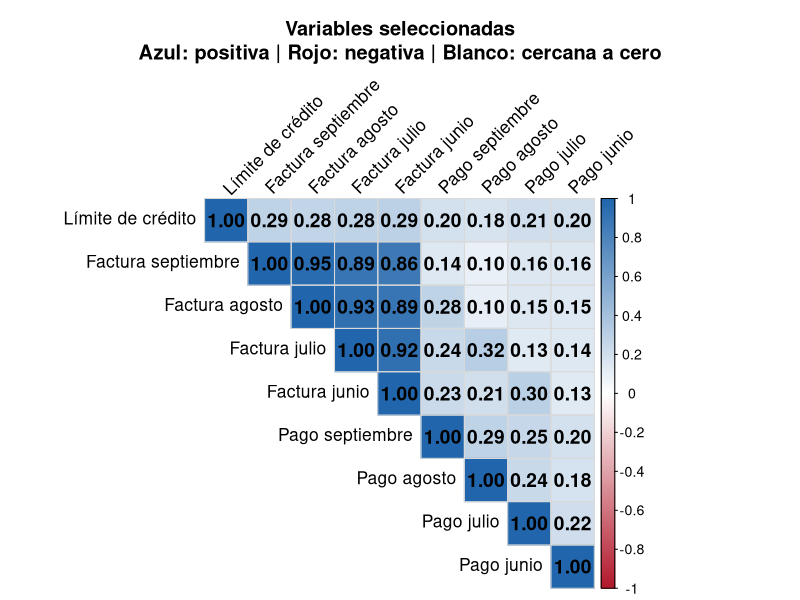
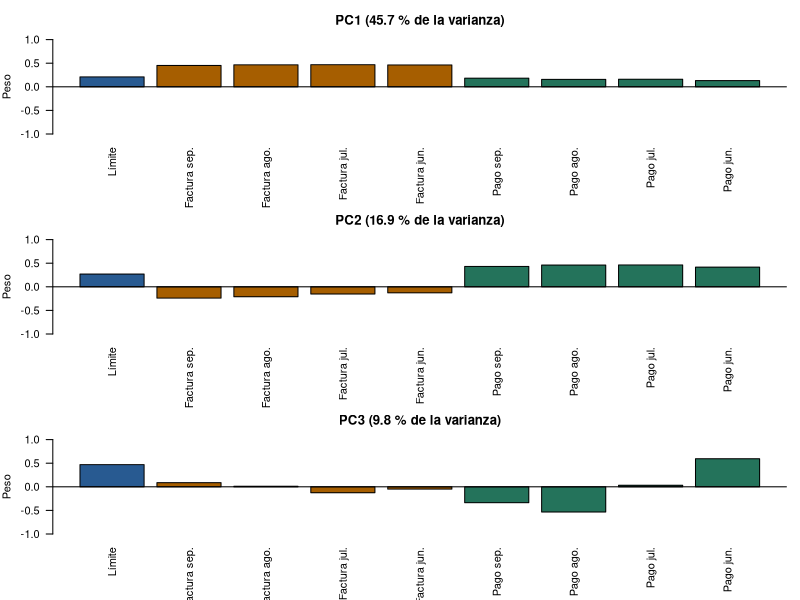
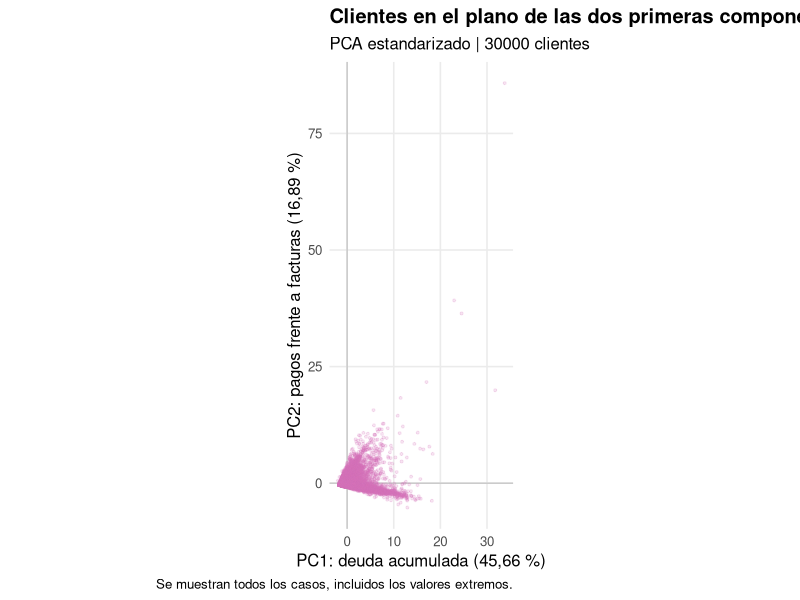
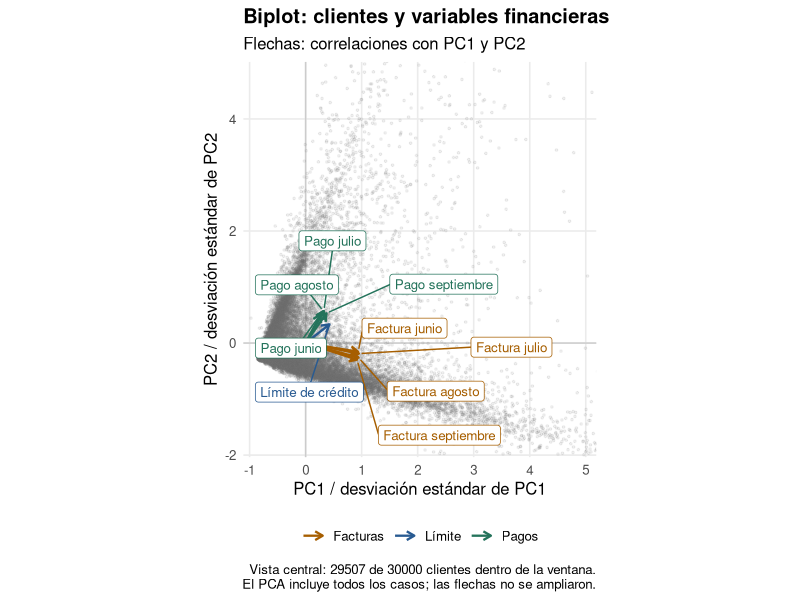
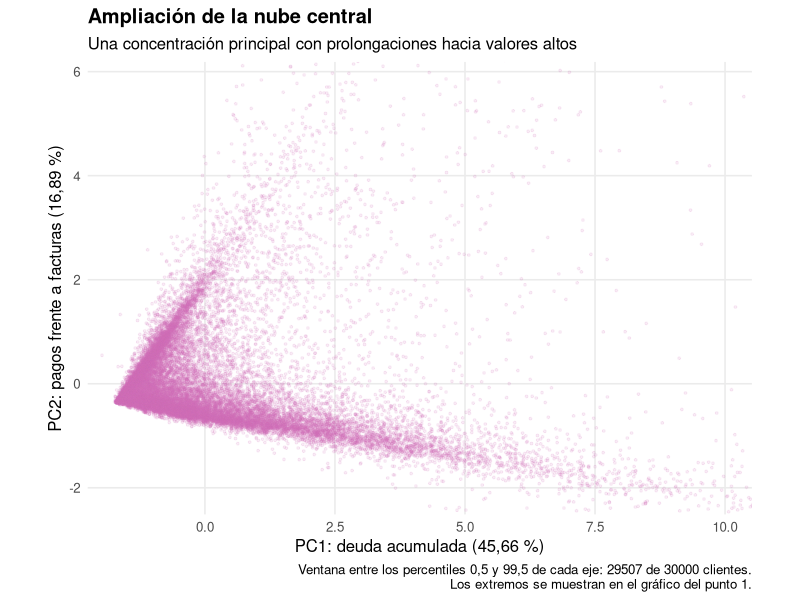

Write R code to recreate these figures, in order.
## ---- chunk 1
knitr::opts_chunk$set(echo = TRUE, warning = FALSE, message = FALSE)
## ---- chunk 2
paquetes <- c(
  "readr",
  "corrplot",
  "dplyr",
  "rlang",
  "here",
  "readxl",
  "ragg",
  "kableExtra",
  "tidyr",
  "ggplot2",
  "ggrepel"
)

paquetes_faltantes <- paquetes[!paquetes %in% rownames(installed.packages())]

if (length(paquetes_faltantes) > 0) {
  install.packages(paquetes_faltantes)
}

# Esto es lo que faltaba: cargar los paquetes
invisible(lapply(paquetes, library, character.only = TRUE))
## ---- chunk 3
datos_credit <- read_csv(here("DATASET", "datos_credit.csv"))

variables_seleccionadas <- c(
  "LIMIT_BAL",
  paste0("BILL_AMT", 1:4),
  paste0("PAY_AMT", 1:4)
)

datos_sin_estandarizar <- as.data.frame(
  datos_credit[, variables_seleccionadas]
)

# Conservar las mismas observaciones para ambos análisis.
datos_sin_estandarizar <- datos_sin_estandarizar[
  complete.cases(datos_sin_estandarizar),
  ,
  drop = FALSE
]

datos_estandarizados <- as.data.frame(
  scale(datos_sin_estandarizar, center = TRUE, scale = TRUE)
)

pca_sin_estandarizar <- prcomp(
  datos_sin_estandarizar,
  center = TRUE,
  scale. = FALSE
)

pca_estandarizado <- prcomp(
  datos_estandarizados,
  center = TRUE,
  scale. = FALSE
)
## ---- chunk 4

library(dplyr)
library(corrplot)

# Se parte de la base depurada datos_credit.
# EDUCATION se reserva para caracterizar perfiles por ser categórica.
variables_pca <- c(
  "LIMIT_BAL",
  paste0("BILL_AMT", 1:4),
  paste0("PAY_AMT", 1:4)
)

datos_pca <- datos_credit %>%
  select(all_of(variables_pca))

matriz_cor <- cor(
  datos_pca,
  method = "pearson",
  use = "complete.obs"
)

etiquetas <- c(
  "Límite de crédito",
  "Factura septiembre", "Factura agosto",
  "Factura julio", "Factura junio",
  "Pago septiembre", "Pago agosto",
  "Pago julio", "Pago junio"
)

dimnames(matriz_cor) <- list(etiquetas, etiquetas)

corrplot(
  matriz_cor,
  method = "color",
  type = "upper",
  diag = TRUE,
  order = "original",
  col = colorRampPalette(c("#B2182B", "#FFFFFF", "#2166AC"))(200),
  col.lim = c(-1, 1),
  addCoef.col = "black",
  number.cex = 1.15,
  number.digits = 2,
  tl.col = "black",
  tl.cex = 1.05,
  tl.srt = 45,
  cl.cex = 0.85,
  addgrid.col = "grey85",
  mar = c(0, 0, 4, 0),
  title = paste(
    "Variables seleccionadas",
    "Azul: positiva | Rojo: negativa | Blanco: cercana a cero",
    sep = "\n"
  )
)
## ---- chunk 5
library(dplyr)
library(tidyr)
library(knitr)
library(kableExtra)

variables_seleccionadas <- c(
  "LIMIT_BAL",
  paste0("BILL_AMT", 1:4),
  paste0("PAY_AMT", 1:4)
)

tabla_escalas <- datos_credit %>%
  select(all_of(variables_seleccionadas)) %>%
  pivot_longer(
    everything(),
    names_to = "Variable",
    values_to = "Valor"
  ) %>%
  group_by(Variable) %>%
  summarise(
    Minimo = min(Valor, na.rm = TRUE),
    Maximo = max(Valor, na.rm = TRUE),
    Amplitud = Maximo - Minimo,
    Media = mean(Valor, na.rm = TRUE),
    Mediana = median(Valor, na.rm = TRUE),
    Desviacion = sd(Valor, na.rm = TRUE),
    .groups = "drop"
  ) %>%
  mutate(Variable = factor(Variable, levels = variables_seleccionadas)) %>%
  arrange(Variable) %>%
  mutate(
    Variable = c(
      "LIMIT_BAL · Límite de crédito",
      "BILL_AMT1 · Septiembre",
      "BILL_AMT2 · Agosto",
      "BILL_AMT3 · Julio",
      "BILL_AMT4 · Junio",
      "PAY_AMT1 · Septiembre",
      "PAY_AMT2 · Agosto",
      "PAY_AMT3 · Julio",
      "PAY_AMT4 · Junio"
    )
  )

tabla_escalas %>%
  kable(
    format = "html",
    caption = "NTD: nuevos dólares taiwaneses. Amplitud = máximo − mínimo.",
    col.names = c(
      "Variable / mes", "Mínimo", "Máximo", "Amplitud",
      "Media", "Mediana", "Desviación estándar"
    ),
    digits = 2,
    format.args = list(big.mark = ".", decimal.mark = ","),
    align = c("l", rep("r", 6))
  ) %>%
  kable_styling(
    bootstrap_options = c("hover", "responsive"),
    full_width = TRUE,
    font_size = 15
  ) %>%
  row_spec(0, bold = TRUE, color = "white", background = "#243447") %>%
  row_spec(1, background = "#E8EFFA", color = "#17365D") %>%
  row_spec(2:5, background = "#FFF1DE", color = "#754000") %>%
  row_spec(6:9, background = "#E5F3EE", color = "#175541") %>%
  column_spec(1, bold = TRUE, width = "6cm") %>%
  pack_rows(
    "LÍMITE DE CRÉDITO · Cupo otorgado",
    1, 1,
    label_row_css = "background-color: #285A91; color: white; font-weight: bold;",
    indent = FALSE
  ) %>%
  pack_rows(
    "FACTURACIÓN · Montos de los estados de cuenta",
    2, 5,
    label_row_css = "background-color: #A65E00; color: white; font-weight: bold;",
    indent = FALSE
  ) %>%
  pack_rows(
    "PAGOS · Montos efectivamente pagados",
    6, 9,
    label_row_css = "background-color: #24735B; color: white; font-weight: bold;",
    indent = FALSE
  ) %>%
  footnote(
    general = c(
      "NT$: nuevos dólares taiwaneses. Amplitud = máximo − mínimo.",
      "Desviación estándar: dispersión de los valores alrededor de la media.",
      "Aunque todas las variables comparten unidad monetaria, sus magnitudes y dispersiones son diferentes."
    ),
    general_title = "Nota: ",
    footnote_as_chunk = TRUE
  )
## ---- chunk 6
library(dplyr)

variables_seleccionadas <- c(
  "LIMIT_BAL",
  paste0("BILL_AMT", 1:4),
  paste0("PAY_AMT", 1:4)
)

# Grupo 1: variables originales, sin estandarizar (NT$).
datos_sin_estandarizar <- datos_credit %>%
  select(all_of(variables_seleccionadas))

# Grupo 2: variables estandarizadas.
# A cada valor se le resta la media y se divide por la desviación estándar.
# Cada columna queda con media 0 y desviación estándar 1, sin unidad.
datos_estandarizados <- datos_sin_estandarizar %>%
  scale(center = TRUE, scale = TRUE) %>%
  as.data.frame()

# Ambos grupos conservan las mismas filas y el mismo orden de variables.
# EDUCATION queda fuera porque es categórica.
## ---- chunk 7
library(knitr)
library(kableExtra)

crear_tabla_pca <- function(modelo, titulo, color) {

  varianza <- modelo$sdev^2
  porcentaje <- 100 * varianza / sum(varianza)
  contribuciones <- 100 * t(modelo$rotation^2)

  tabla <- data.frame(
    Componente = colnames(modelo$rotation),
    Individual = porcentaje,
    Acumulada = cumsum(porcentaje),
    contribuciones,
    check.names = FALSE
  )

  tabla %>%
    kable(
      format = "html",
      caption = titulo,
      row.names = FALSE,
      col.names = c(
        "PC", "Indiv.", "Acum.", "Cupo",
        "Sep.", "Ago.", "Jul.", "Jun.",
        "Sep.", "Ago.", "Jul.", "Jun."
      ),
      digits = 2,
      format.args = list(decimal.mark = ","),
      align = c("c", rep("r", 11)),
      table.attr = paste0(
        'style="width:100%; table-layout:fixed;',
        'margin-bottom:30px;"'
      )
    ) %>%
    kable_styling(
      bootstrap_options = c("hover", "condensed"),
      full_width = TRUE,
      font_size = 12
    ) %>%
    add_header_above(
      c(
        " " = 1,
        "Varianza (%)" = 2,
        "Límite" = 1,
        "Facturas · Contribución (%)" = 4,
        "Pagos · Contribución (%)" = 4
      ),
      bold = TRUE,
      color = "white",
      background = color
    ) %>%
    column_spec(1, bold = TRUE) %>%
    column_spec(2:3, background = "#F1F4F8") %>%
    column_spec(4, background = "#E8EFFA") %>%
    column_spec(5:8, background = "#FFF1DE") %>%
    column_spec(9:12, background = "#E5F3EE")
}

tabla_original <- crear_tabla_pca(
  pca_sin_estandarizar,
  "PCA sin estandarizar",
  "#A65E00"
)

tabla_estandarizada <- crear_tabla_pca(
  pca_estandarizado,
  "PCA estandarizado",
  "#24735B"
)

htmltools::browsable(
  htmltools::tagList(
    htmltools::tags$style(htmltools::HTML("
      .pca-tablas {
        background: #FFFFFF;
        color: #243447;
        padding: 24px;
        font-family: 'Segoe UI', Arial, sans-serif;
      }

      .pca-tablas table {
        width: 100% !important;
        border-collapse: collapse;
        background: #FFFFFF;
        font-family: 'Segoe UI', Arial, sans-serif;
        font-size: 13px !important;
        font-variant-numeric: tabular-nums;
        margin-bottom: 32px !important;
      }

      .pca-tablas caption {
        caption-side: top;
        text-align: left;
        color: #243447 !important;
        font-family: 'Segoe UI', Arial, sans-serif;
        font-size: 19px !important;
        font-weight: 600;
        padding: 0 0 14px;
      }

      .pca-tablas th,
      .pca-tablas td {
        padding: 9px 4px !important;
        border: none;
        border-bottom: 1px solid #DCE3EA;
        color: #243447;
      }

      .pca-tablas thead tr:last-child th {
        background: #F1F4F8 !important;
        color: #243447 !important;
        font-weight: 600;
      }

      .pca-tablas tbody td:first-child {
        background: #FFFFFF !important;
        font-weight: 700;
      }

      .pca-tablas p {
        margin: 0;
        font-size: 13px;
        line-height: 1.6;
        color: #425466;
      }
    ")),

    htmltools::tags$div(
      class = "pca-tablas",

      htmltools::HTML(as.character(tabla_original)),
      htmltools::HTML(as.character(tabla_estandarizada)),

      htmltools::tags$p(
        htmltools::tags$strong("Cómo leer las tablas: "),
        "Indiv. = varianza explicada por cada componente; ",
        "Acum. = varianza acumulada. ",
        "Azul: límite de crédito; naranja: facturas; verde: pagos. ",
        "Las contribuciones se calculan como 100 × peso² y suman 100% ",
        "entre las nueve variables de cada fila. No representan la varianza ",
        "de cada variable explicada por la componente."
      )
    )
  )
)
## ---- chunk 8
etiquetas_pesos <- c(
  "Límite",
  "Factura sep.", "Factura ago.", "Factura jul.", "Factura jun.",
  "Pago sep.", "Pago ago.", "Pago jul.", "Pago jun."
)

colores_pesos <- c("#285A91", rep("#A65E00", 4), rep("#24735B", 4))

pesos <- pca_estandarizado$rotation[, 1:3]
rownames(pesos) <- etiquetas_pesos

varianza_pct <- 100 * pca_estandarizado$sdev^2 / sum(pca_estandarizado$sdev^2)

par(mfrow = c(3, 1), mar = c(5, 4, 3, 1))
for (i in 1:3) {
  barplot(
    pesos[, i],
    col = colores_pesos,
    las = 2,
    ylim = c(-1, 1),
    ylab = "Peso",
    main = paste0("PC", i, " (", round(varianza_pct[i], 1), " % de la varianza)")
  )
  abline(h = 0)
}
par(mfrow = c(1, 1))

# Tabla de pesos para apoyar la lectura
round(pesos, 3)
## ---- chunk 9

# AJUSTAR: nombre exacto de la columna en datos_credit
col_default <- "default payment next month"

# Mismas filas que usó el PCA
filas_ok <- complete.cases(datos_credit[, variables_seleccionadas])
y <- datos_credit[[col_default]][filas_ok]

puntajes <- pca_estandarizado$x
tasa <- mean(y == 1)
n_incumplen <- sum(y == 1)

evaluar <- function(marca, nombre) {
  encontrados <- sum(marca & y == 1)
  data.frame(
    Regla = nombre,
    Marcados = sum(marca),
    Encontrados = encontrados,
    `Se escapan` = n_incumplen - encontrados,
    `% encontrado` = round(100 * encontrados / n_incumplen, 1),
    `% acierto entre marcados` = round(100 * encontrados / sum(marca), 1),
    Lift = round((encontrados / sum(marca)) / tasa, 2),
    check.names = FALSE
  )
}

marca_pc1 <- puntajes[, 1] >= quantile(puntajes[, 1], 1 - tasa)
marca_pc2 <- puntajes[, 2] <= quantile(puntajes[, 2], tasa)

resultado <- rbind(
  evaluar(marca_pc1, "PC1 alta (mucha facturación)"),
  evaluar(marca_pc2, "PC2 baja (paga poco frente a lo facturado)"),
  evaluar(marca_pc1 | marca_pc2, "PC1 o PC2")
)

cat("Tasa de incumplimiento:", round(100 * tasa, 1), "%  |  Incumplidos:", n_incumplen, "\n")
resultado

## ---- chunk 10

# Reutilizar el PCA estandarizado de la Parte 1.
modelo_pca2 <- pca_estandarizado
variables_pca2 <- rownames(modelo_pca2$rotation)

filas_pca2 <- complete.cases(datos_credit[, variables_pca2])
stopifnot(sum(filas_pca2) == nrow(modelo_pca2$x))

# Orientar PC1 hacia mayor facturación y PC2 hacia mayores pagos.
signos_pca2 <- c(
  sign(sum(modelo_pca2$rotation[paste0("BILL_AMT", 1:4), 1])),
  sign(sum(modelo_pca2$rotation[paste0("PAY_AMT", 1:4), 2]))
)
signos_pca2[signos_pca2 == 0] <- 1

puntajes_pca2 <- sweep(
  modelo_pca2$x[, 1:2, drop = FALSE], 2, signos_pca2, "*"
)
pesos_pca2 <- sweep(
  modelo_pca2$rotation[, 1:2, drop = FALSE], 2, signos_pca2, "*"
)

porcentaje_pca2 <- 100 * modelo_pca2$sdev^2 /
  sum(modelo_pca2$sdev^2)

mapa_pca2 <- data.frame(
  PC1 = puntajes_pca2[, 1],
  PC2 = puntajes_pca2[, 2]
)

numero_pca2 <- function(x, digitos = 2) {
  formatC(x, format = "f", digits = digitos, decimal.mark = ",")
}

eje1_pca2 <- paste0(
  "PC1: deuda acumulada (",
  numero_pca2(porcentaje_pca2[1]), " %)"
)
eje2_pca2 <- paste0(
  "PC2: pagos frente a facturas (",
  numero_pca2(porcentaje_pca2[2]), " %)"
)

tema_pca2 <- theme_minimal(base_size = 12) +
  theme(
    plot.title = element_text(face = "bold"),
    panel.grid.minor = element_blank(),
    legend.position = "bottom"
  )
## ---- chunk 11
ggplot(mapa_pca2, aes(PC1, PC2)) +
  geom_hline(yintercept = 0, color = "grey75", linewidth = 0.4) +
  geom_vline(xintercept = 0, color = "grey75", linewidth = 0.4) +
  geom_point(color = "#d470b9", alpha = 0.18, size = 0.7) +
  coord_equal() +
  labs(
    title = "Clientes en el plano de las dos primeras componentes",
    subtitle = paste(
      "PCA estandarizado |", nrow(mapa_pca2), "clientes"
    ),
    x = eje1_pca2,
    y = eje2_pca2,
    caption = "Se muestran todos los casos, incluidos los valores extremos."
  ) +
  tema_pca2
## ---- chunk 12
etiquetas_pca2 <- c(
  LIMIT_BAL = "Límite de crédito",
  BILL_AMT1 = "Factura septiembre",
  BILL_AMT2 = "Factura agosto",
  BILL_AMT3 = "Factura julio",
  BILL_AMT4 = "Factura junio",
  PAY_AMT1 = "Pago septiembre",
  PAY_AMT2 = "Pago agosto",
  PAY_AMT3 = "Pago julio",
  PAY_AMT4 = "Pago junio"
)

# En un PCA estandarizado, peso * desviación de la componente
# es la correlación entre la variable y esa componente.
coordenadas_flechas <- sweep(
  pesos_pca2, 2, modelo_pca2$sdev[1:2], "*"
)

flechas_pca2 <- data.frame(
  variable = variables_pca2,
  etiqueta = unname(etiquetas_pca2[variables_pca2]),
  x = coordenadas_flechas[, 1],
  y = coordenadas_flechas[, 2]
)

flechas_pca2$tipo <- ifelse(
  grepl("^BILL", flechas_pca2$variable), "Facturas",
  ifelse(grepl("^PAY", flechas_pca2$variable), "Pagos", "Límite")
)

# Biplot de correlaciones: puntajes divididos por la desviación
# de cada componente. No se vuelve a ajustar el PCA.
casos_biplot <- data.frame(
  C1 = mapa_pca2$PC1 / modelo_pca2$sdev[1],
  C2 = mapa_pca2$PC2 / modelo_pca2$sdev[2]
)

longitudes <- sqrt(rowSums(coordenadas_flechas^2))
cosenos <- tcrossprod(coordenadas_flechas) /
  outer(longitudes, longitudes)
cosenos[cosenos > 1] <- 1
cosenos[cosenos < -1] <- -1
angulos_pca2 <- acos(cosenos) * 180 / pi
dimnames(angulos_pca2) <- list(variables_pca2, variables_pca2)

rango_angulos <- function(variables) {
  matriz <- angulos_pca2[variables, variables, drop = FALSE]
  range(matriz[upper.tri(matriz)])
}

angulos_facturas <- rango_angulos(paste0("BILL_AMT", 1:4))
angulos_pagos <- rango_angulos(paste0("PAY_AMT", 1:4))
angulos_limite <- range(
  angulos_pca2["LIMIT_BAL", paste0("PAY_AMT", 1:4)]
)
angulo_maximo <- max(angulos_pca2)

# Ventana central para leer las flechas sin que dominen los extremos.
limites_biplot_x <- range(
  quantile(casos_biplot$C1, c(0.005, 0.995)),
  1.25 * flechas_pca2$x, 0
)
limites_biplot_y <- range(
  quantile(casos_biplot$C2, c(0.005, 0.995)),
  1.25 * flechas_pca2$y, 0
)

visibles_biplot <- with(
  casos_biplot,
  C1 >= limites_biplot_x[1] & C1 <= limites_biplot_x[2] &
    C2 >= limites_biplot_y[1] & C2 <= limites_biplot_y[2]
)
## ---- chunk 13
ggplot(casos_biplot, aes(C1, C2)) +
  geom_hline(yintercept = 0, color = "grey80") +
  geom_vline(xintercept = 0, color = "grey80") +
  geom_point(color = "grey45", alpha = 0.10, size = 0.6) +
  geom_segment(
    data = flechas_pca2,
    aes(x = 0, y = 0, xend = x, yend = y, color = tipo),
    inherit.aes = FALSE,
    arrow = grid::arrow(length = grid::unit(0.22, "cm")),
    linewidth = 0.8
  ) +
  geom_label_repel(
    data = flechas_pca2,
    aes(x, y, label = etiqueta, color = tipo),
    inherit.aes = FALSE,
    seed = 19,
    size = 3.4,
    box.padding = 0.6,
    point.padding = 0.2,
    min.segment.length = 0,
    max.overlaps = Inf,
    max.iter = 20000,
    max.time = 3,
    show.legend = FALSE
  ) +
  scale_color_manual(
    values = c(
      "Facturas" = "#A65E00",
      "Pagos" = "#24735B",
      "Límite" = "#285A91"
    ),
    name = NULL
  ) +
  coord_equal(
    xlim = limites_biplot_x,
    ylim = limites_biplot_y
  ) +
  labs(
    title = "Biplot: clientes y variables financieras",
    subtitle = "Flechas: correlaciones con PC1 y PC2",
    x = "PC1 / desviación estándar de PC1",
    y = "PC2 / desviación estándar de PC2",
    caption = paste0(
      "Vista central: ", sum(visibles_biplot), " de ",
      nrow(casos_biplot), " clientes dentro de la ventana.\n",
      "El PCA incluye todos los casos; las flechas no se ampliaron."
    )
  ) +
  tema_pca2
## ---- chunk 14
# Ampliación visual; no elimina observaciones del PCA.
limites_nube_x <- quantile(mapa_pca2$PC1, c(0.005, 0.995))
limites_nube_y <- quantile(mapa_pca2$PC2, c(0.005, 0.995))

dentro_nube <- with(
  mapa_pca2,
  PC1 >= limites_nube_x[1] & PC1 <= limites_nube_x[2] &
    PC2 >= limites_nube_y[1] & PC2 <= limites_nube_y[2]
)

ggplot(mapa_pca2, aes(PC1, PC2)) +
  geom_point(color = "#d470b9", alpha = 0.12, size = 0.65) +
  coord_equal(xlim = limites_nube_x, ylim = limites_nube_y) +
  labs(
    title = "Ampliación de la nube central",
    subtitle = "Una concentración principal con prolongaciones hacia valores altos",
    x = eje1_pca2,
    y = eje2_pca2,
    caption = paste0(
      "Ventana entre los percentiles 0,5 y 99,5 de cada eje: ",
      sum(dentro_nube), " de ", nrow(mapa_pca2), " clientes.\n",
      "Los extremos se muestran en el gráfico del punto 1."
    )
  ) +
  tema_pca2
## ---- chunk 15
# Contraste descriptivo con el resultado observado de pago.
# Esta variable no interviene en el cálculo del PCA.
resultado_pago_pca2 <- datos_credit[["default payment next month"]][filas_pca2]

rangos_pca2 <- do.call(rbind, lapply(0:1, function(grupo) {
  filas_grupo <- which(resultado_pago_pca2 == grupo)

  data.frame(
    Grupo = if (grupo == 0) "Cumplen" else "Incumplen",
    Clientes = length(filas_grupo),
    Minimo_PC1 = min(mapa_pca2$PC1[filas_grupo]),
    Maximo_PC1 = max(mapa_pca2$PC1[filas_grupo]),
    Minimo_PC2 = min(mapa_pca2$PC2[filas_grupo]),
    Maximo_PC2 = max(mapa_pca2$PC2[filas_grupo])
  )
}))

inicio_solapamiento <- max(rangos_pca2$Minimo_PC1)
fin_solapamiento <- min(rangos_pca2$Maximo_PC1)

proporcion_solapamiento <- 100 * mean(
  mapa_pca2$PC1 >= inicio_solapamiento &
    mapa_pca2$PC1 <= fin_solapamiento
)

knitr::kable(
  rangos_pca2,
  col.names = c(
    "Grupo", "Clientes",
    "Mínimo de PC1", "Máximo de PC1",
    "Mínimo de PC2", "Máximo de PC2"
  ),
  digits = 3,
  row.names = FALSE,
  format.args = list(decimal.mark = ","),
  caption = "Extensión de los grupos observados sobre PC1 y PC2"
)
